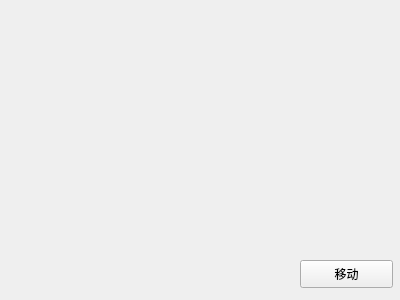
<?xml version="1.0" encoding="UTF-8"?>
<ui version="4.0">
 <class>Widget</class>
 <widget class="QWidget" name="Widget">
  <property name="geometry">
   <rect>
    <x>0</x>
    <y>0</y>
    <width>400</width>
    <height>300</height>
   </rect>
  </property>
  <property name="windowTitle">
   <string>Widget</string>
  </property>
  <widget class="QPushButton" name="btn">
   <property name="geometry">
    <rect>
     <x>300</x>
     <y>260</y>
     <width>93</width>
     <height>28</height>
    </rect>
   </property>
   <property name="text">
    <string>移动</string>
   </property>
  </widget>
 </widget>
 <layoutdefault spacing="6" margin="11"/>
 <resources/>
 <connections/>
</ui>
